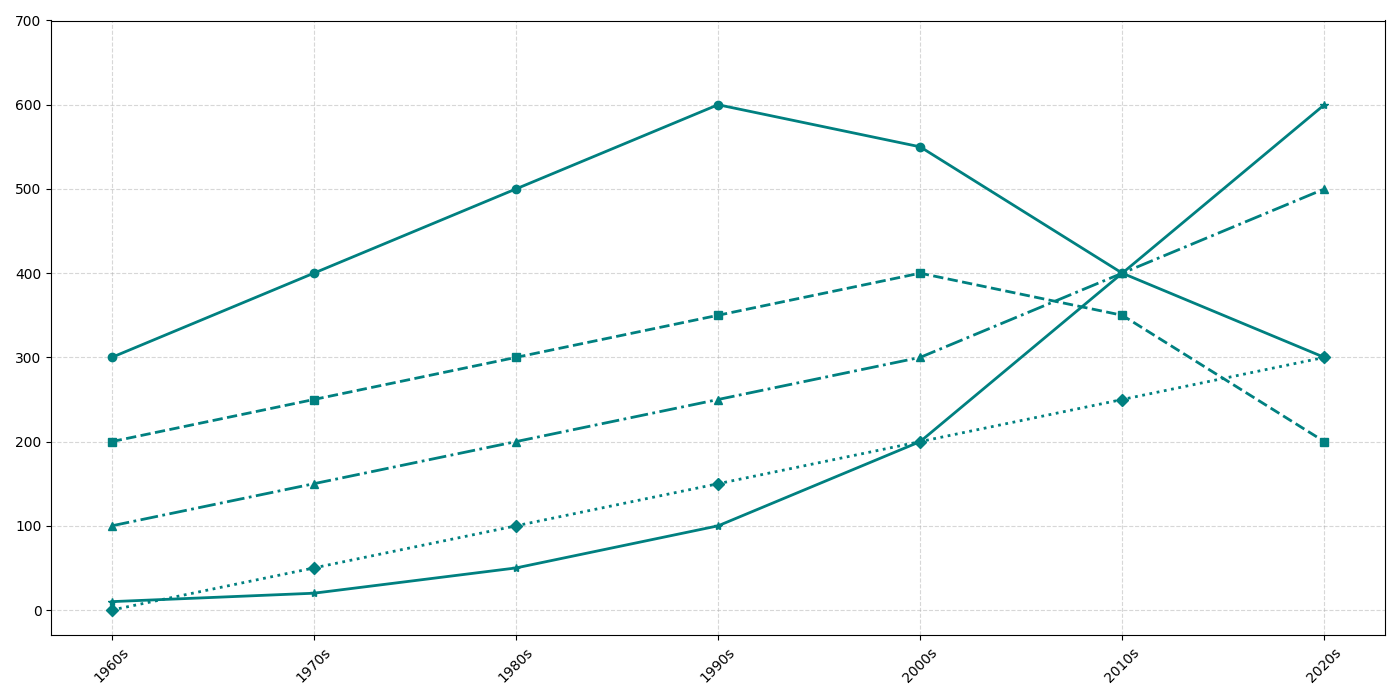

This figure's Python source:
import numpy as np
import matplotlib.pyplot as plt

decades = ['1960s', '1970s', '1980s', '1990s', '2000s', '2010s', '2020s']
coal = [300, 400, 500, 600, 550, 400, 300]
oil = [200, 250, 300, 350, 400, 350, 200]
natural_gas = [100, 150, 200, 250, 300, 400, 500]
nuclear = [0, 50, 100, 150, 200, 250, 300]
renewables = [10, 20, 50, 100, 200, 400, 600]

fig, ax = plt.subplots(figsize=(14, 7))

# Apply a single color consistently across all data groups
color = 'teal'
ax.plot(decades, coal, color=color, marker='o', linestyle='-', linewidth=2)
ax.plot(decades, oil, color=color, marker='s', linestyle='--', linewidth=2)
ax.plot(decades, natural_gas, color=color, marker='^', linestyle='-.', linewidth=2)
ax.plot(decades, nuclear, color=color, marker='D', linestyle=':', linewidth=2)
ax.plot(decades, renewables, color=color, marker='*', linestyle='-', linewidth=2)

ax.grid(True, linestyle='--', alpha=0.5)
plt.xticks(rotation=45)
plt.yticks(np.arange(0, 701, 100))
plt.tight_layout()
plt.show()
